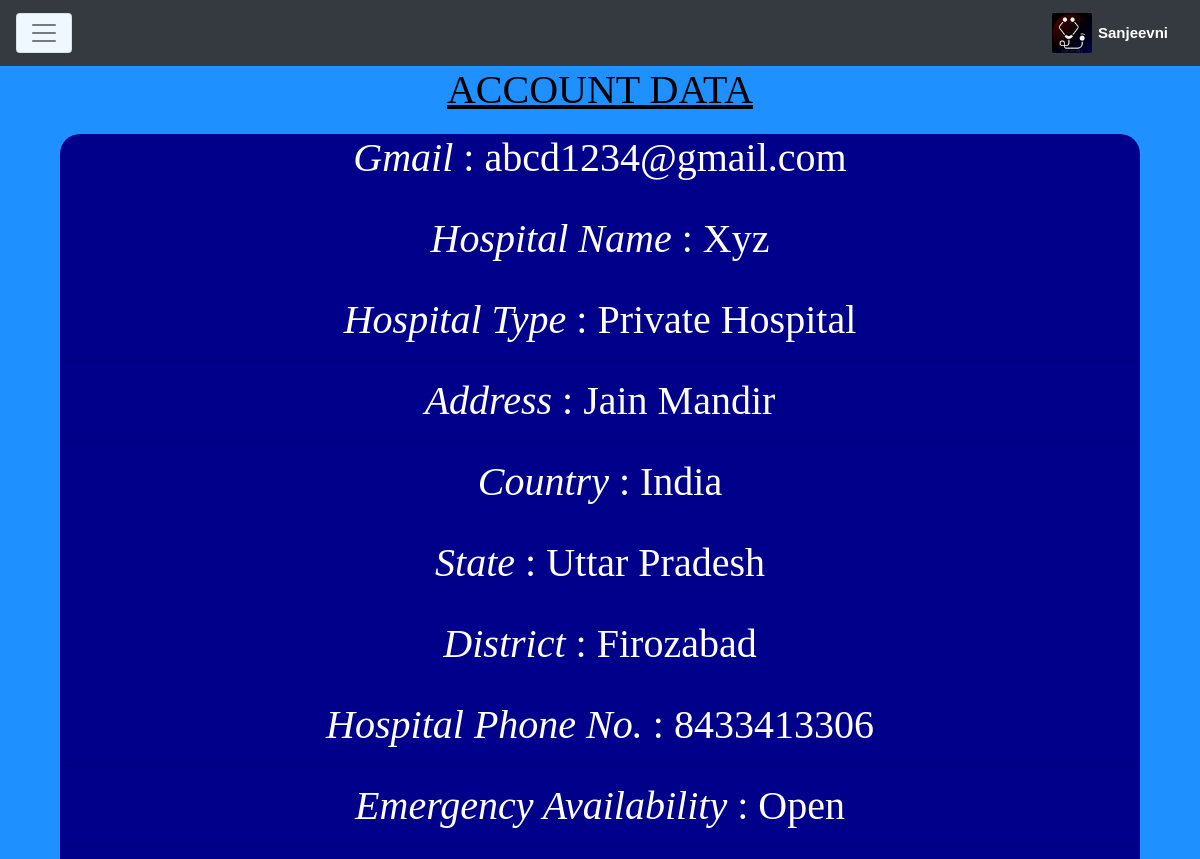
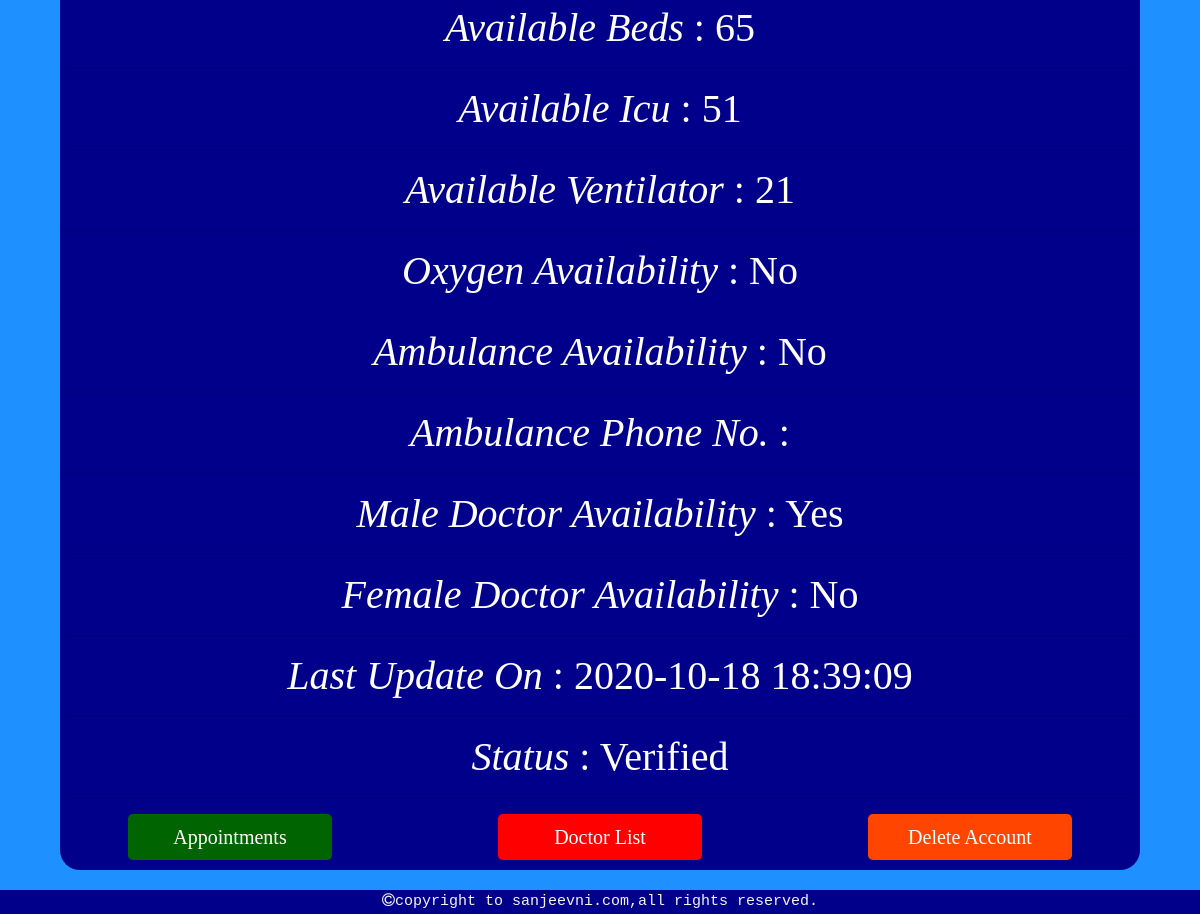
The page /admin/admin_hospital_detail.php?id=9 on the database its author committed (2 pictures, top to bottom).
### tables this page shows
CREATE TABLE `hospital` (
  `id` int(11) NOT NULL,
  `email` varchar(100) NOT NULL,
  `pass` varchar(100) NOT NULL,
  `hospital_name` varchar(100) NOT NULL,
  `type_of_hospital` varchar(100) NOT NULL,
  `hospital_address` varchar(100) NOT NULL,
  `country` varchar(100) NOT NULL,
  `state` varchar(100) NOT NULL,
  `district` varchar(100) NOT NULL,
  `h_phone_no` varchar(20) NOT NULL,
  `emergency` varchar(100) NOT NULL,
  `bed` varchar(10) NOT NULL,
  `icu` varchar(10) NOT NULL,
  `ventilator` varchar(10) NOT NULL,
  `oxygen` varchar(100) NOT NULL,
  `ambulance_availability` varchar(100) NOT NULL,
  `amubulance_phone_no` varchar(20) NOT NULL,
  `male_doctor` varchar(100) NOT NULL,
  `female_doctor` varchar(100) NOT NULL,
  `image` text NOT NULL,
  `reg_date` text NOT NULL,
  `ver_code` int(100) NOT NULL,
  `status` varchar(100) NOT NULL
);

### admin/admin_hospital_detail_script.php (called while the page is built, shortened)
<?php
include("../includes/connection.php");
if(isset($_GET['id'])){
    $u_id=$_GET['id'];
    $vj="SELECT * FROM `hospital` WHERE `id`='$u_id'";
    $run=mysqli_query($con,$vj);
    $row=mysqli_fetch_array($run);
    $Gmail=$row['email'];
    $h_name=$row['hospital_name'];
    $type_h=$row['type_of_hospital'];
    $h_address=$row['hospital_address'];
    $c=$row['country'];
    $s=$row['state'];
    $d=$row['district'];
    $h_phone=$row['h_phone_no'];
    $e=$row['emergency'];
    $bed=$row['bed'];
    $icu=$row['icu'];
    $v=$row['ventilator'];
    $o=$row['oxygen'];
    $ambulance_a=$row['ambulance_availability'];
    $m_d=$row['male_doctor'];
    $f_d=$row['female_doctor'];
    $update=$row['reg_date'];
    $status=$row['status'];
}
?>

### admin/admin_hospital_detail.php (the view, shortened to what this page needs)
<!DOCTYPE html>
<?php include("admin_hospital_detail_script.php");
?>
<html>
<head>
    <link rel="stylesheet" href="https://maxcdn.bootstrapcdn.com/bootstrap/4.0.0-alpha.6/css/bootstrap.min.css">
    <link rel="stylesheet" href="https://cdnjs.cloudflare.com/ajax/libs/font-awesome/4.7.0/css/font-awesome.min.css">
    <link rel="stylesheet" href="../style/admin_hospital_detail.css">
</head>
<body>
    <nav class="navbar navbar-toggleable-md navbar-light  bg-dark">
        <button class="navbar-toggler navbar-toggler-right dropdown" type="button" data-toggle="collapse" data-target="#navbarSupportedContent" aria-controls="navbarSupportedContent" aria-expanded="false" aria-label="Toggle navigation">
            <span class="navbar-toggler-icon"></span>
        </button>
        <a class="navbar-brand" href="#"><img class="img-fluid logoimg" src="../image/logoimg.jpg">
            <h7 class="brand-name"><b>Sanjeevni</b></h7>
        </a>
    </nav>
<h1 class="data">account data</h1>
    <div class="fluid-container c1">
        <div class="row">
           <div class="col-sm-12">
            <div class="col1">
                <h1 class="gmail"><i>Gmail</i> : <?php echo"$Gmail";?></h1><hr>
                <h1 class="detail"><i>hospital name</i> : <?php echo"$h_name";?></h1><hr>
                <h1 class="detail"><i>hospital type</i> : <?php echo"$type_h";?></h1><hr>
                <h1 class="detail"><i>address</i> : <?php echo"$h_address";?></h1><hr>
                <h1 class="detail"><i>country</i> : <?php echo"$c";?></h1><hr>
                <h1 class="detail"><i>state</i> : <?php echo"$s";?></h1><hr>
                <h1 class="detail"><i>district</i> : <?php echo"$d";?></h1><hr>
                <h1 class="detail"><i>Hospital phone No.</i> : <?php echo"$h_phone";?></h1><hr>
                <h1 class="detail"><i>emergency availability</i> : <?php echo"$e";?></h1><hr>
                <h1 class="detail"><i>available beds</i> : <?php echo"$bed";?></h1><hr>
                <h1 class="detail"><i>available icu</i> : <?php echo"$icu";?></h1><hr>
                <h1 class="detail"><i>available ventilator</i> : <?php echo"$v";?></h1><hr>
                <h1 class="detail"><i>oxygen availability</i> : <?php echo"$o";?></h1><hr>
                <h1 class="detail"><i>ambulance availability</i> : <?php echo"$ambulance_a";?></h1><hr>
                <h1 class="detail"><i>ambulance phone no.</i> : <?php echo"$a_p";?></h1><hr>
                <h1 class="detail"><i>male doctor availability</i> : <?php echo"$m_d";?></h1><hr>
                <h1 class="detail"><i>female doctor availability</i> : <?php echo"$f_d";?></h1><hr>
                <h1 class="detail"><i>last update on</i> : <?php echo"$update";?></h1><hr>
                <h1 class="detail"><i>status</i> : <?php echo"$status";?></h1><hr>
                    <div class="row">
                    <div class="col-sm-4">
                        <div class="col2">
                             <?php echo"<a style='color:white; text-decoration:none;' href='admin_appointment.php?id=$u_id'><button type='submit' class='btn btn-lg btn-block appointment'>Appointments</button></a>"; ?>
                        </div>
                    </div>
                    <div class="col-sm-4">
                        <div class="col2">
                             <?php echo"<a style='color:white; text-decoration:none;' href='admin_doctor_list.php?id=$u_id'><button name='doctorlist' type='submit' class='btn btn-lg btn-block doctorl'>Doctor List</button></a>"; ?>
                        </div>
                    </div>
                    <div class="col-sm-4">
                        <div class="col2">
                             <?php echo"<a style='color:white; text-decoration:none;' href='delete_hospital.php?id=$u_id'><button name='deleteaccount' type='submit' class='btn btn-lg btn-block deletea'>Delete Account</button></a>"; ?>
                        </div>
                    </div>
                </div>
            </div>
        </div>
    </div>
    </div>
    <footer>
        <div class="fluid-container f1">
            <div class="container-fluid ">
                <div class="row ourservicesrow">
                    <div class="col-sm-2 ourservices">
                    </div>
                    <div class="col-sm-10 aboutmeparagraph">
                    </div>
                </div>
                <pre class="copyrightline"><i class="fa fa-copyright" aria-hidden="true"></i>copyright to sanjeevni.com,all rights reserved.</pre>
            </div>
        </div>
    </footer>
</body>
</html>

### style/admin_hospital_detail.css (style rules this page uses)
nav { background-color: darkblue; margin: 0; padding: 0; }
.dropdown { background-color: aliceblue; }
.brand-name { color: white; font-family: sans-serif; font-size: 15px; text-align: center; }
.logoimg { height: 40px; width: 40px; border-radius: 2px; margin-bottom: 0px; margin-top: 0px; margin-left: 20px; }
.f1 { background-color: darkblue; margin-bottom: 0px; margin-top: 0px; }
.copyrightline { text-align: center; font-size: 15px; font-style: normal; color: whitesmoke; margin-top: 0px; margin-bottom: 0px; }
body { background-color: dodgerblue; overflow-x: hidden; }
.data { text-align: center; color: black; font-family: serif; text-transform: uppercase; font-size-adjust: auto; text-decoration: underline; }
.c1 { background-color: darkblue; overflow-x: hidden; margin-left: 5%; margin-right: 5%; margin-top: 20px; margin-bottom: 20px; border-radius: 20px; }
.detail { color: white; text-align: center; text-decoration: none; text-transform: capitalize; font-family: serif; font-size-adjust: auto; }
.gmail { color: white; text-align: center; text-decoration: none; font-family: serif; font-size-adjust: auto; overflow-x: auto; }
.appointment { margin-bottom: 10px; color: white; background-color: darkgreen; font-size-adjust: auto; font-family: serif; text-align: center; width: 60%; margin-left: 20%; margin-right: 20%; border: none; }
.doctorl { margin-bottom: 10px; color: white; background-color: red; font-size-adjust: auto; font-family: serif; text-align: center; width: 60%; margin-left: 20%; margin-right: 20%; border: none; }
.deletea { margin-bottom: 10px; color: white; background-color: orangered; font-size-adjust: auto; font-family: serif; text-align: center; width: 60%; margin-left: 20%; margin-right: 20%; border: none; }

### rows shown on the page
hospital: email "abcd1234@gmail.com", hospital_name "Xyz", type_of_hospital "Private Hospital", hospital_address "Jain Mandir", country "India", state "Uttar Pradesh", district "Firozabad", h_phone_no "8433413306", emergency "Open", bed "65", icu "51", ventilator "21", oxygen "No", ambulance_availability "No", male_doctor "Yes", female_doctor "No", reg_date "2020-10-18 18:39:09", status "Verified"
